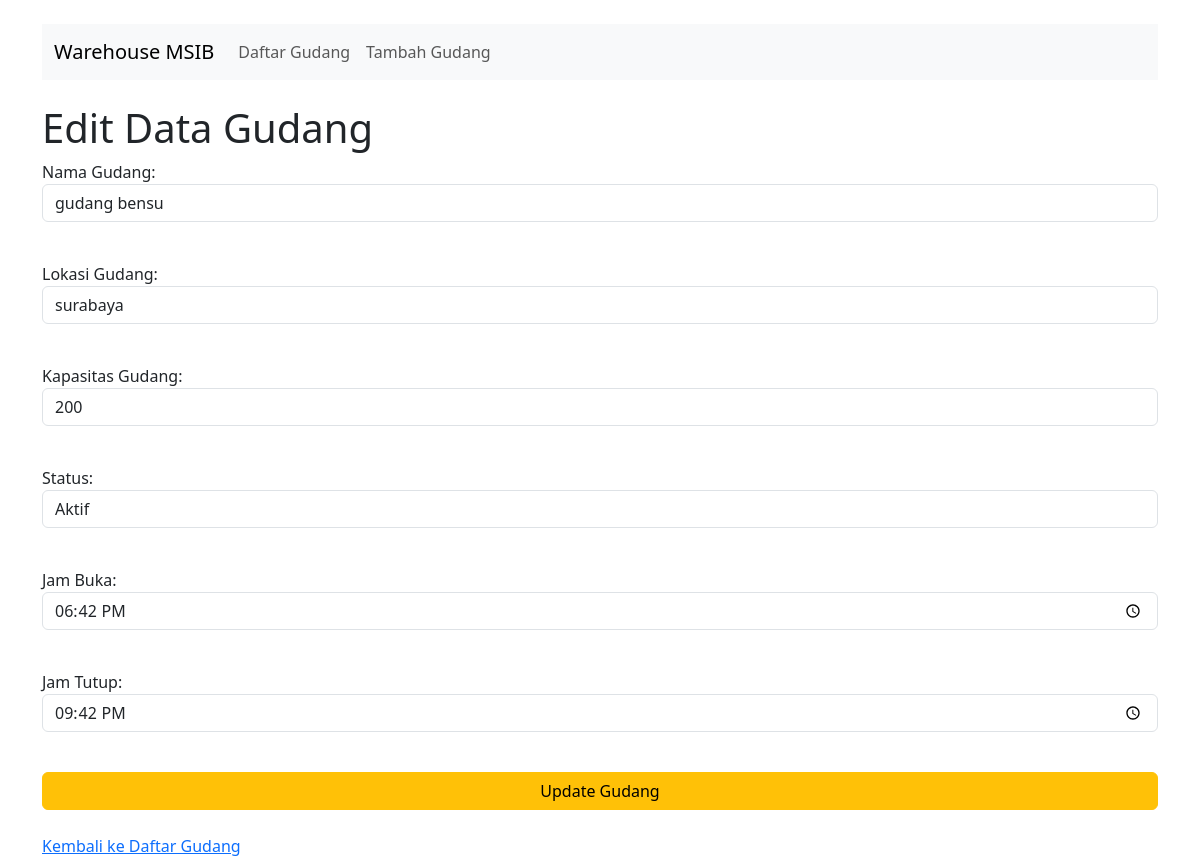
The page /edit.php?id=1 on the database its author committed.
### tables this page shows
CREATE TABLE `gudang` (
  `id` int(11) NOT NULL,
  `name` varchar(255) NOT NULL,
  `location` varchar(255) NOT NULL,
  `capacity` int(11) NOT NULL,
  `status` enum('aktif','tidak_aktif') NOT NULL DEFAULT 'aktif',
  `opening_hour` time DEFAULT NULL,
  `closing_hour` time DEFAULT NULL
);

### gudang.php (called while the page is built, shortened)
<?php
class Gudang {
    private $conn;
    private $table_name = "gudang";
    public function __construct($db) {
        $this->conn = $db;
    }
    public function show($id) {
        $query = "SELECT id, name, location, capacity, status, opening_hour, closing_hour
                  FROM " . $this->table_name . " WHERE id = :id LIMIT 0,1";
        $stmt = $this->conn->prepare($query);
        $stmt->bindParam(":id", $id);
        $stmt->execute();
        return $stmt;
    }
}
?>

### edit.php (the view, shortened to what this page needs)
<?php
require_once 'Gudang.php';
$database = new Database();
$db = $database->getConnection();
$gudang = new Gudang($db);
$gudang->id = isset($_GET['id']) ? $_GET['id'] : die('Error: ID tidak ditemukan.');
if ($_SERVER['REQUEST_METHOD'] == 'POST') {
    $gudang->name = $_POST['name'];
    $gudang->location = $_POST['location'];
    $gudang->capacity = $_POST['capacity'];
    $gudang->status = $_POST['status'];
    $gudang->opening_hour = $_POST['opening_hour'];
    $gudang->closing_hour = $_POST['closing_hour'];
    if ($gudang->update()) {
        header("Location: index.php");
        exit;
    } else {
        echo "Gagal mengupdate data gudang.";
    }
} else {
    $stmt = $gudang->show($gudang->id);
    $data = $stmt->fetch(PDO::FETCH_ASSOC);
    $gudang->name = $data['name'];
    $gudang->location = $data['location'];
    $gudang->capacity = $data['capacity'];
    $gudang->status = $data['status'];
    $gudang->opening_hour = $data['opening_hour'];
    $gudang->closing_hour = $data['closing_hour'];
}
?>
<h1>Edit Data Gudang</h1>
<form action="edit.php?id=<?php echo $gudang->id; ?>" method="POST">
    <div class="mb-3">
        <label for="name">Nama Gudang:</label>
        <input type="text" class="form-control" name="name" id="name" value="<?php echo $gudang->name; ?>" required><br>
    </div>
    <div class="mb-3">
        <label for="location">Lokasi Gudang:</label>
        <input type="text" class="form-control" name="location" id="location" value="<?php echo $gudang->location; ?>" required><br>
    </div>
    <div class="mb-3">
        <label for="capacity">Kapasitas Gudang:</label>
        <input type="number" class="form-control" name="capacity" id="capacity" value="<?php echo $gudang->capacity; ?>" required><br>
    </div>
    <div class="mb-3">
        <label for="status">Status:</label>
        <select class="form-control" name="status" id="status">
            <option value="aktif" <?php echo $gudang->status == 'aktif' ? 'selected' : ''; ?>>Aktif</option>
        </select><br>
    </div>
    <div class="mb-3">
        <label for="opening_hour">Jam Buka:</label>
        <input type="time" class="form-control" name="opening_hour" id="opening_hour" value="<?php echo $gudang->opening_hour; ?>" required><br>
    </div>
    <div class="mb-3">
        <label for="closing_hour">Jam Tutup:</label>
        <input type="time" class="form-control" name="closing_hour" id="closing_hour" value="<?php echo $gudang->closing_hour; ?>" required><br>
    </div>
    <input type="submit" class="btn btn-warning w-100" value="Update Gudang">
</form>
<br>
<a href="index.php">Kembali ke Daftar Gudang</a>
<?php
include 'layout.php';
?>

### rows shown on the page
gudang: name "gudang bensu", location "surabaya", capacity "200", status "Aktif", opening_hour "18:42:00", closing_hour "21:42:00"
